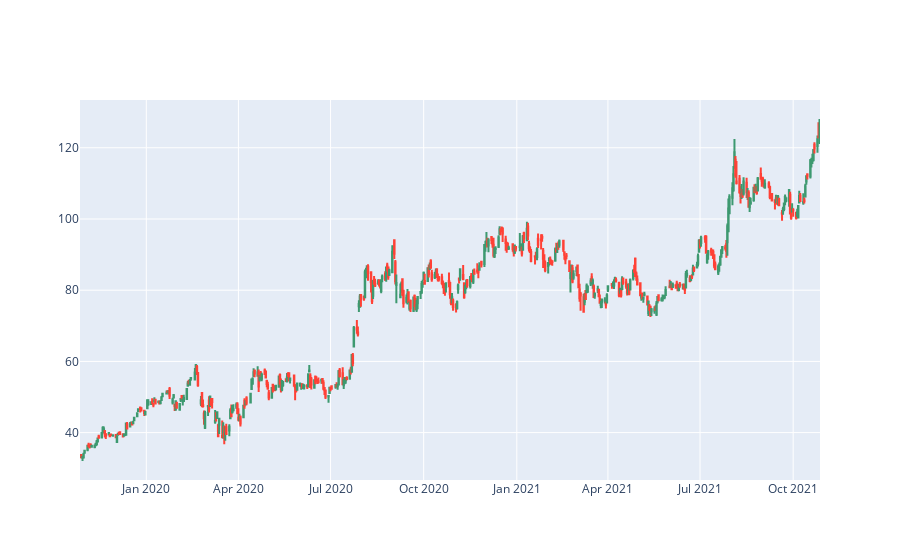

This figure's notebook cell:
### Code cell
plot_price_history(hist)

### Figure 1 — Plotly figure (JSON) as saved in the notebook; plotly's stock layout.template omitted (floating-point values rounded to 4 significant figures; data arrays with more than 128 entries replaced by an {"elided": "..."} marker saying what was removed)
{"data": [{"close": {"elided": "505 float values"}, "high": {"elided": "505 float values"}, "low": {"elided": "505 float values"}, "open": {"elided": "505 float values"}, "type": "candlestick", "x": {"elided": "505 str values"}}], "layout": {"xaxis": {"rangeslider": {"visible": false}}}}
